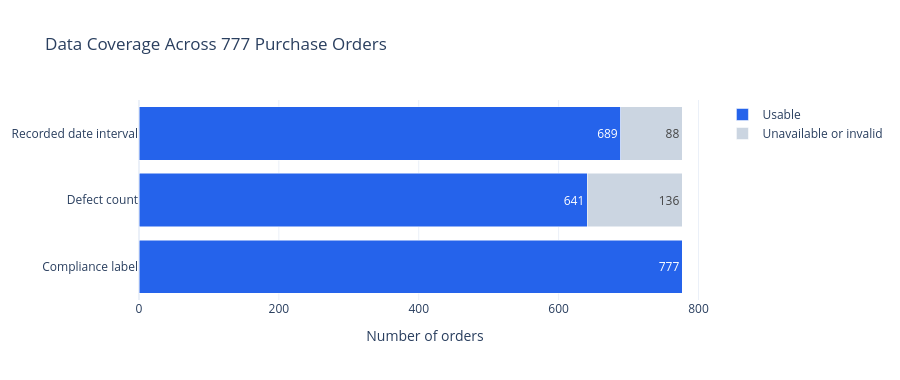

Notebook cell for this chart:
### Markdown cell above
## 2. Data Coverage Before Supplier Analysis

Coverage shows how many orders have usable data for each measurement.

- Recorded date intervals: exclude missing dates and invalid sequences.
- Defect counts: exclude missing values; unknown does not mean zero.
- Compliance labels: count records with a known target label.

These measures can have different denominators. Coverage must accompany
supplier KPIs so incomplete data is visible.

### Code cell
import plotly.express as px

total_orders = len(prepared_df)

coverage = pd.DataFrame({
    "Measure": [
        "Recorded date interval",
        "Defect count",
        "Compliance label",
    ],
    "Usable": [
        prepared_df["Recorded_Date_Interval_Days"].notna().sum(),
        prepared_df["Defective_Units"].notna().sum(),
        prepared_df["Non_Compliant"].notna().sum(),
    ],
})

coverage["Unavailable or invalid"] = total_orders - coverage["Usable"]
coverage["Coverage %"] = (
    coverage["Usable"] / total_orders * 100
).round(2)

display(coverage)

coverage_plot = coverage.melt(
    id_vars="Measure",
    value_vars=["Usable", "Unavailable or invalid"],
    var_name="Availability",
    value_name="Orders",
)

fig = px.bar(
    coverage_plot,
    x="Orders",
    y="Measure",
    color="Availability",
    orientation="h",
    text="Orders",
    barmode="stack",
    title="Data Coverage Across 777 Purchase Orders",
    color_discrete_map={
        "Usable": "#2563EB",
        "Unavailable or invalid": "#CBD5E1",
    },
    template="plotly_white",
)

fig.update_layout(
    height=380,
    xaxis_title="Number of orders",
    yaxis_title=None,
    legend_title_text=None,
)
fig.update_yaxes(autorange="reversed")
fig.update_traces(textposition="inside")

fig.show()

### Figure 1 — Plotly figure (JSON) as saved in the notebook; plotly's stock layout.template omitted (floating-point values rounded to 4 significant figures)
{"data": [{"hovertemplate": "Availability=Usable<br>Orders=%{text}<br>Measure=%{y}<extra></extra>", "legendgroup": "Usable", "marker": {"color": "#2563EB", "pattern": {"shape": ""}}, "name": "Usable", "orientation": "h", "showlegend": true, "text": [689.0, 641.0, 777.0], "textposition": "inside", "type": "bar", "x": [689, 641, 777], "xaxis": "x", "y": ["Recorded date interval", "Defect count", "Compliance label"], "yaxis": "y"}, {"hovertemplate": "Availability=Unavailable or invalid<br>Orders=%{text}<br>Measure=%{y}<extra></extra>", "legendgroup": "Unavailable or invalid", "marker": {"color": "#CBD5E1", "pattern": {"shape": ""}}, "name": "Unavailable or invalid", "orientation": "h", "showlegend": true, "text": [88.0, 136.0, 0.0], "textposition": "inside", "type": "bar", "x": [88, 136, 0], "xaxis": "x", "y": ["Recorded date interval", "Defect count", "Compliance label"], "yaxis": "y"}], "layout": {"barmode": "stack", "height": 380, "legend": {"title": {}, "tracegroupgap": 0}, "title": {"text": "Data Coverage Across 777 Purchase Orders"}, "xaxis": {"anchor": "y", "domain": [0, 1], "title": {"text": "Number of orders"}}, "yaxis": {"anchor": "x", "autorange": "reversed", "domain": [0, 1], "title": {}}}}
